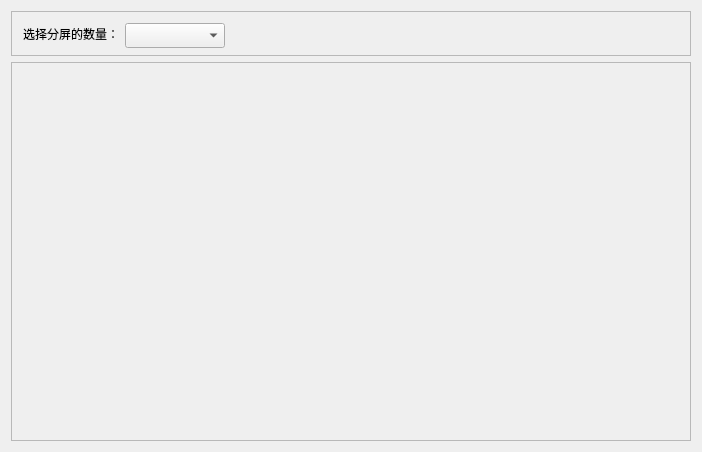
<?xml version="1.0" encoding="UTF-8"?>
<ui version="4.0">
 <class>LayoutDia</class>
 <widget class="QDialog" name="LayoutDia">
  <property name="geometry">
   <rect>
    <x>0</x>
    <y>0</y>
    <width>702</width>
    <height>452</height>
   </rect>
  </property>
  <property name="windowTitle">
   <string>LayoutDia</string>
  </property>
  <layout class="QVBoxLayout" name="verticalLayout">
   <item>
    <widget class="QFrame" name="frame_2">
     <property name="maximumSize">
      <size>
       <width>16777215</width>
       <height>45</height>
      </size>
     </property>
     <property name="frameShape">
      <enum>QFrame::StyledPanel</enum>
     </property>
     <property name="frameShadow">
      <enum>QFrame::Raised</enum>
     </property>
     <layout class="QHBoxLayout" name="horizontalLayout">
      <item>
       <widget class="QLabel" name="label">
        <property name="maximumSize">
         <size>
          <width>100</width>
          <height>16777215</height>
         </size>
        </property>
        <property name="text">
         <string>选择分屏的数量：</string>
        </property>
       </widget>
      </item>
      <item>
       <widget class="QComboBox" name="comboBox">
        <property name="minimumSize">
         <size>
          <width>100</width>
          <height>25</height>
         </size>
        </property>
        <property name="maximumSize">
         <size>
          <width>150</width>
          <height>16777215</height>
         </size>
        </property>
       </widget>
      </item>
      <item>
       <spacer name="horizontalSpacer">
        <property name="orientation">
         <enum>Qt::Horizontal</enum>
        </property>
        <property name="sizeHint" stdset="0">
         <size>
          <width>40</width>
          <height>20</height>
         </size>
        </property>
       </spacer>
      </item>
     </layout>
    </widget>
   </item>
   <item>
    <widget class="QFrame" name="frame">
     <property name="frameShape">
      <enum>QFrame::StyledPanel</enum>
     </property>
     <property name="frameShadow">
      <enum>QFrame::Raised</enum>
     </property>
    </widget>
   </item>
  </layout>
 </widget>
 <layoutdefault spacing="6" margin="11"/>
 <resources/>
 <connections/>
</ui>
